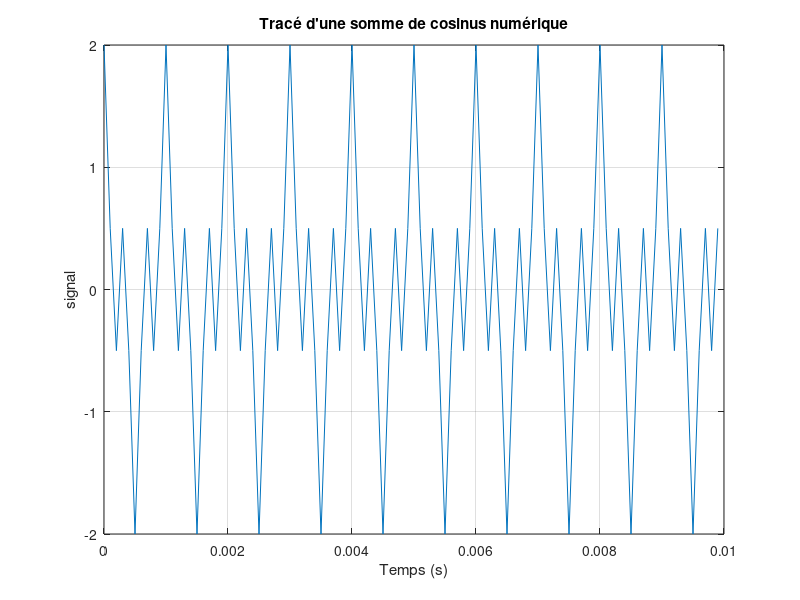
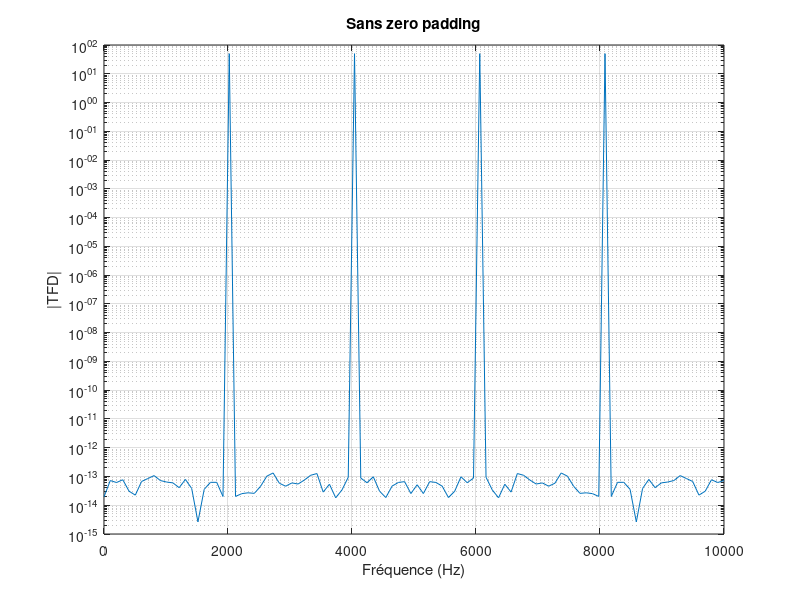
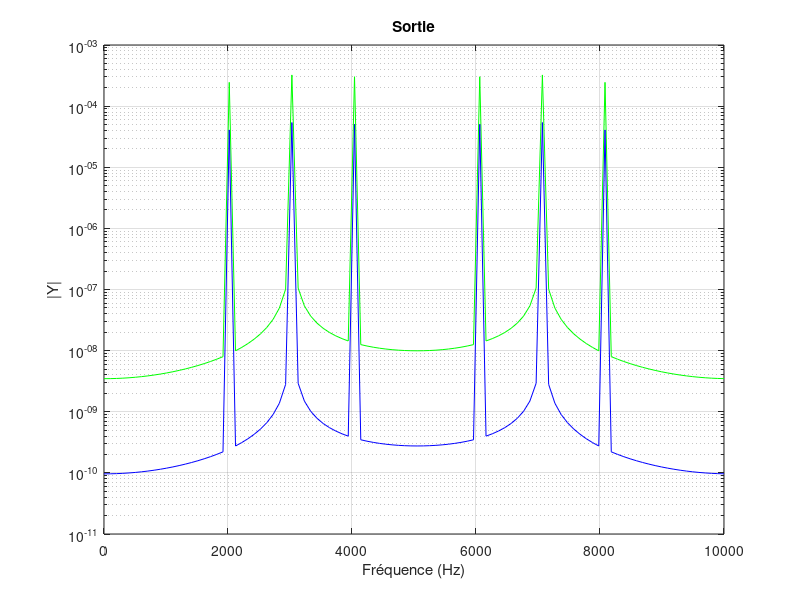

Recreate these plots in MATLAB, in order.
%%%%%%%%%%%%%%%%%%%%%%%%%%%%%%%%%%%%%%%%%%%%%%%%%%%%%%%%%%%%%%%%%%%%%%%%%%
%               TP1 de Traitement Numérique du Signal
%                   SCIENCES DU NUMERIQUE 1A
%                       Fevrier 2024 
%                        Louis THEVENET
%%%%%%%%%%%%%%%%%%%%%%%%%%%%%%%%%%%%%%%%%%%%%%%%%%%%%%%%%%%%%%%%%%%%%%%%%%

clear all
close all

%%%%%%%%%%%%%%%%%%%%%%%%%%%%%%%%%%%%%%%%%%%%%%%%%%%%%%%%%%%%%%%%%%%%%%%%%%
%PARAMETRES GENERAUX
%%%%%%%%%%%%%%%%%%%%%%%%%%%%%%%%%%%%%%%%%%%%%%%%%%%%%%%%%%%%%%%%%%%%%%%%%%
A=1;        %amplitude du cosinus
f1=1000;       %fréquence du cosinus  en Hz
f2=3000;

N=100;        %nombre d'échantillons souhaités pour le cosinus
Fe=10000;       %fréquence d'échantillonnage en Hz
Te=1/Fe;       %période d'échantillonnage en secondes
SNR="à completer";      %SNR souhaité en dB pour le cosinus bruité

%%%%%%%%%%%%%%%%%%%%%%%%%%%%%%%%%%%%%%%%%%%%%%%%%%%%%%%%%%%%%%%%%%%%%%%%%%
%GENERATION DU COSINUS NUMERIQUE
%%%%%%%%%%%%%%%%%%%%%%%%%%%%%%%%%%%%%%%%%%%%%%%%%%%%%%%%%%%%%%%%%%%%%%%%%%
%Définition de l'échelle temporelle
temps=[0:N-1] * Te;
x=A*cos(2*pi*f1*temps) + A*cos(2*pi*f2*temps);

%%%%%%%%%%%%%%%%%%%%%%%%%%%%%%%%%%%%%%%%%%%%%%%%%%%%%%%%%%%%%%%%%%%%%%%%%%
%TRACE DU COSINUS NUMERIQUE
%%%%%%%%%%%%%%%%%%%%%%%%%%%%%%%%%%%%%%%%%%%%%%%%%%%%%%%%%%%%%%%%%%%%%%%%%%


%Tracé avec une échelle temporelle en secondes
%des labels sur les axes et un titre (utilisation de xlabel, ylabel et
%title)
figure
plot(temps, x);
grid
xlabel('Temps (s)')
ylabel('signal')
title(['Tracé d''une somme de cosinus numérique']);



% TRANSFORMEE DE FOURIER

X=fft(x);



%%%%%%%%%%%%%%%%%%%%%%%%%%%%%%%%%%%%%%%%%%%%%%%%%%%%%%%%%%%%%%%%%%%%%%%%%%
%TRACE DU MODULE DE LA TFD DU COSINUS NUMERIQUE EN ECHELLE LOG
%SANS PUIS AVEC ZERO PADDING
%%%%%%%%%%%%%%%%%%%%%%%%%%%%%%%%%%%%%%%%%%%%%%%%%%%%%%%%%%%%%%%%%%%%%%%%%%

%Avec une échelle fréquentielle en Hz
%des labels sur les axes et des titres
%Tracés en utilisant pl2 6usieurs zones de la figure (utilisation de subplot) 
figure('name',['Tracé du module de la TFD de la somme de cosinus'])

echelle_frequentielle=linspace(0, Fe, length(X));
semilogy(echelle_frequentielle, abs(fftshift(X)));
grid
title('Sans zero padding')
xlabel('Fréquence (Hz)')
ylabel('|TFD|')


ordre = 11;
Fc = 2*f1;
h = 2 * Fc / Fe * sinc(2*Fc * [-(ordre - 1)/2 + Te :Te:(ordre-1)*Te/2 ]);
y = filter(h, 1,x);
Y=fft(y);

ordre = 61;
Fc = 2*f1;
h2 = 2 * Fc / Fe * sinc(2*Fc * [-(ordre - 1)/2 + Te :Te:(ordre-1)*Te/2 ]);
y2 = filter(h2, 1,x);
Y2 = fft(y2);
%Avec une échelle fréquentielle en Hz
%des labels sur les axes et des titres
%Tracés en utilisant pl2 6usieurs zones de la figure (utilisation de subplot) 
figure('name',['Tracé de la Sortie'])
echelle_frequentielle=linspace(0, Fe, length(Y));
semilogy(echelle_frequentielle, abs(fftshift(Y)), 'g');
hold on
echelle_frequentielle=linspace(0, Fe, length(Y2));

semilogy(echelle_frequentielle, abs(fftshift(Y2)), 'b');

grid
title('Sortie')
xlabel('Fréquence (Hz)')
ylabel('|Y|')




